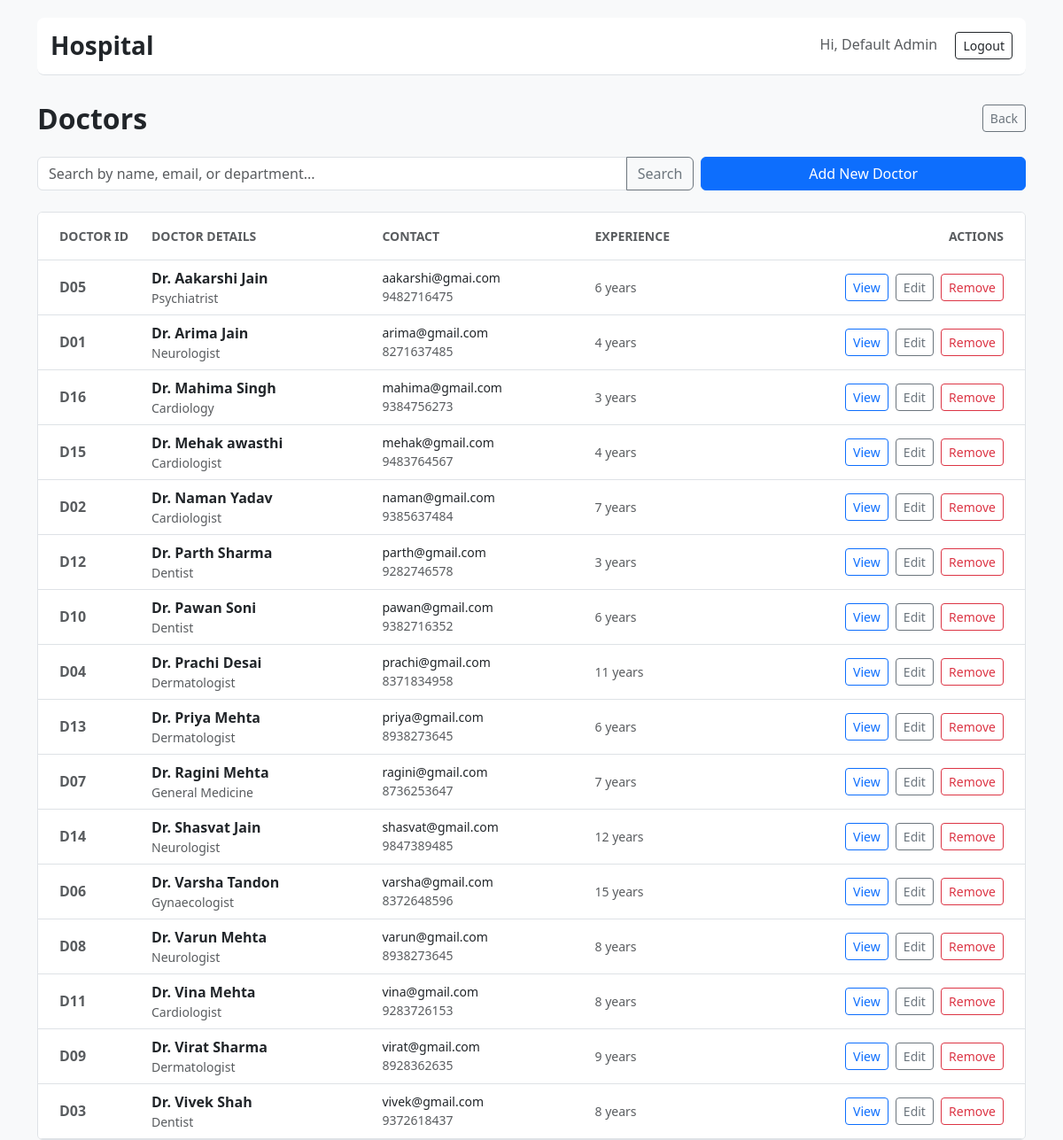
Page /admin/doctors (signed in) on the committed database.
### tables this page shows
CREATE TABLE doctors (
        id INTEGER PRIMARY KEY AUTOINCREMENT,
        user_id INTEGER UNIQUE NOT NULL,
        department_id INTEGER,
        experience TEXT,
        FOREIGN KEY(user_id) REFERENCES users(id),
        FOREIGN KEY(department_id) REFERENCES departments(id)
    );

CREATE TABLE users (
      id INTEGER PRIMARY KEY AUTOINCREMENT,
      username TEXT UNIQUE NOT NULL,
      password_hash TEXT NOT NULL,
      role TEXT NOT NULL CHECK(role IN ('admin','doctor','patient')),
      full_name TEXT, email TEXT, phone TEXT, is_active INTEGER DEFAULT 1
    );

CREATE TABLE departments (
      id INTEGER PRIMARY KEY AUTOINCREMENT,
      name TEXT UNIQUE NOT NULL,
      description TEXT
    );

### app.py (the view, shortened to what this page needs)
@app.route("/admin/doctors", methods=["GET", "POST"])
@login_required(role="admin")
def manage_doctors():
    db = get_db()
    q = request.args.get("q", "").strip()
    query = """
        SELECT d.id, u.full_name, u.username, u.email, u.phone, dep.name department, d.experience
        FROM doctors d
        JOIN users u ON d.user_id=u.id
        LEFT JOIN departments dep ON d.department_id=dep.id
    """
    params = []
    if q:
        query += " WHERE u.full_name LIKE ? OR u.username LIKE ? OR u.email LIKE ? OR dep.name LIKE ?"
        like = f"%{q}%"
        params = [like, like, like, like]
    query += " ORDER BY u.full_name"
    doctors = db.execute(query, params).fetchall()
    return render_template("admin_doctors.html", doctors=doctors, q=q)

### app.py (called while the page is built)
def get_db():
    if "db" not in g:
        g.db = sqlite3.connect(DB_PATH, detect_types=sqlite3.PARSE_DECLTYPES)
        g.db.row_factory = sqlite3.Row
    return g.db

def login_required(role=None):
    from functools import wraps
    def decorator(f):
        @wraps(f)
        def wrapped(*args, **kwargs):
            if "user_id" not in session: return redirect(url_for("login"))
            if role and session.get("role") != role:
                flash("Access denied.", "danger")
                return redirect(url_for("login"))
            return f(*args, **kwargs)
        return wrapped
    return decorator

### templates/admin_doctors.html (shortened to what this page needs)
{% extends "base.html" %}
{% block content %}
<div class="d-flex justify-content-between align-items-center mb-4">
  <h2 class="fw-bold mb-0 text-dark">Doctors</h2>
  <a class="btn btn-outline-secondary btn-sm" href="{{ url_for('admin_dashboard') }}">Back</a>
</div>
<div class="row g-2 mb-4">
  <div class="col-md-8">
    <form method="get" action="{{ url_for('manage_doctors') }}">
      <div class="input-group">
        <input type="text" name="q" class="form-control" placeholder="Search by name, email, or department..." value="{{ q }}">
        <button class="btn btn-outline-secondary">Search</button>
      </div>
    </form>
  </div>
  <div class="col-md-4 text-end">
    <button class="btn btn-primary w-100" data-bs-toggle="collapse" data-bs-target="#addForm">Add New Doctor</button>
  </div>
</div>
<div class="border rounded overflow-hidden">
  <table class="table mb-0 align-middle">
    <thead class="bg-light">
      <tr>
        <th class="ps-4 py-3 text-uppercase text-muted small fw-bold border-bottom" style="width: 120px; white-space: nowrap;">Doctor ID</th>
        <th class="py-3 text-uppercase text-muted small fw-bold border-bottom">Doctor Details</th>
        <th class="py-3 text-uppercase text-muted small fw-bold border-bottom">Contact</th>
        <th class="py-3 text-uppercase text-muted small fw-bold border-bottom">Experience</th>
        <th class="py-3 text-uppercase text-muted small fw-bold border-bottom text-end pe-4">Actions</th>
      </tr>
    </thead>
    <tbody>
      {% for d in doctors %}
        <tr>
          <td class="ps-4 text-muted fw-bold">D{{ "%02d" | format(d.id) }}</td>
          <td>
            <div class="fw-bold text-dark">{{ d.full_name }}</div>
            <div class="small text-muted">{{ d.department or 'General' }}</div>
          </td>
          <td>
             <div class="small">{{ d.email }}</div>
             <div class="small text-muted">{{ d.phone }}</div>
          </td>
          <td class="text-muted small">{{ d.experience or '-' }}</td>
          <td class="text-end pe-4">
            <a class="btn btn-sm btn-outline-primary me-1" href="{{ url_for('admin_view_doctor', doctor_id=d.id) }}">View</a>
            <a class="btn btn-sm btn-outline-secondary me-1" href="{{ url_for('admin_edit_doctor', doctor_id=d.id) }}">Edit</a>
            <form method="post" action="{{ url_for('admin_delete_doctor', doctor_id=d.id) }}" style="display:inline" onsubmit="return confirm('Remove this doctor? This cannot be undone.')">
              <button class="btn btn-sm btn-outline-danger">Remove</button>
            </form>
          </td>
        </tr>
      {% else %}
        <tr><td colspan="5" class="text-center py-5 text-muted">No doctors found.</td></tr>
      {% endfor %}
    </tbody>
  </table>
</div>
{% endblock %}

### templates/base.html (style rules this page uses)
body { padding-top: 20px; background-color: #f8f9fa; }

### rows in the picture
doctors: id "05", full_name "Dr. Aakarshi Jain", name "Psychiatrist", email "aakarshi@gmai.com", phone "9482716475", experience "6 years"
doctors: id "01", full_name "Dr. Arima Jain", name "Neurologist", email "arima@gmail.com", phone "8271637485", experience "4 years"
doctors: id "16", full_name "Dr. Mahima Singh", name "Cardiology", email "mahima@gmail.com", phone "9384756273", experience "3 years"
doctors: id "15", full_name "Dr. Mehak awasthi", name "Cardiologist", email "mehak@gmail.com", phone "9483764567", experience "4 years"
doctors: id "02", full_name "Dr. Naman Yadav", name "Cardiologist", email "naman@gmail.com", phone "9385637484", experience "7 years"
doctors: id "12", full_name "Dr. Parth Sharma", name "Dentist", email "parth@gmail.com", phone "9282746578", experience "3 years"
doctors: id "10", full_name "Dr. Pawan Soni", name "Dentist", email "pawan@gmail.com", phone "9382716352", experience "6 years"
doctors: id "04", full_name "Dr. Prachi Desai", name "Dermatologist", email "prachi@gmail.com", phone "8371834958", experience "11 years"
doctors: id "13", full_name "Dr. Priya Mehta", name "Dermatologist", email "priya@gmail.com", phone "8938273645", experience "6 years"
doctors: id "07", full_name "Dr. Ragini Mehta", name "General Medicine", email "ragini@gmail.com", phone "8736253647", experience "7 years"
doctors: id "14", full_name "Dr. Shasvat Jain", name "Neurologist", email "shasvat@gmail.com", phone "9847389485", experience "12 years"
doctors: id "06", full_name "Dr. Varsha Tandon", name "Gynaecologist", email "varsha@gmail.com", phone "8372648596", experience "15 years"
doctors: id "08", full_name "Dr. Varun Mehta", name "Neurologist", email "varun@gmail.com", phone "8938273645", experience "8 years"
doctors: id "11", full_name "Dr. Vina Mehta", name "Cardiologist", email "vina@gmail.com", phone "9283726153", experience "8 years"
doctors: id "09", full_name "Dr. Virat Sharma", name "Dermatologist", email "virat@gmail.com", phone "8928362635", experience "9 years"
doctors: id "03", full_name "Dr. Vivek Shah", name "Dentist", email "vivek@gmail.com", phone "9372618437", experience "8 years"

### other values in the picture
{{ session.get('full_name') or 'User' }} "Default Admin"
